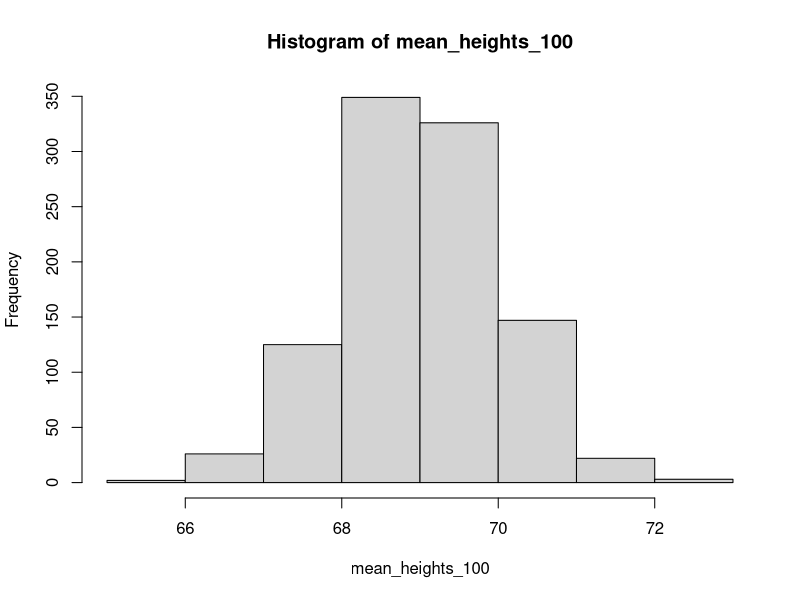
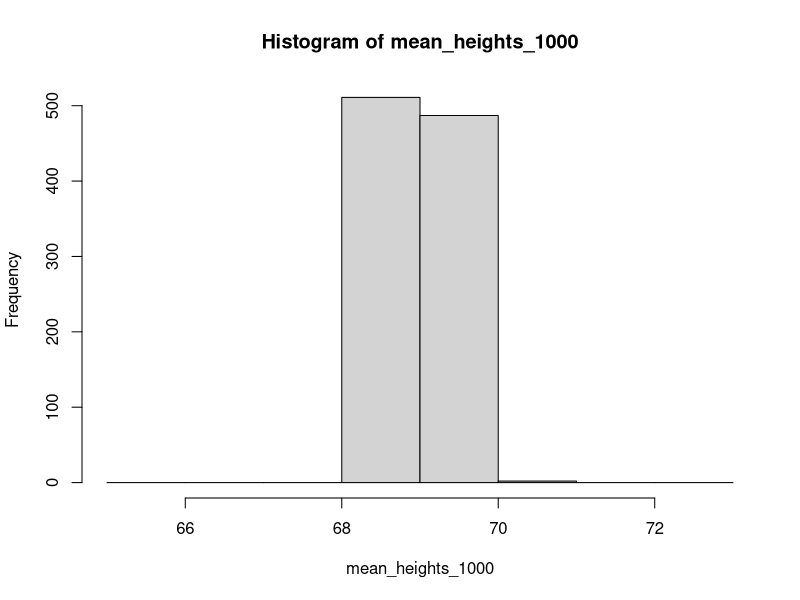
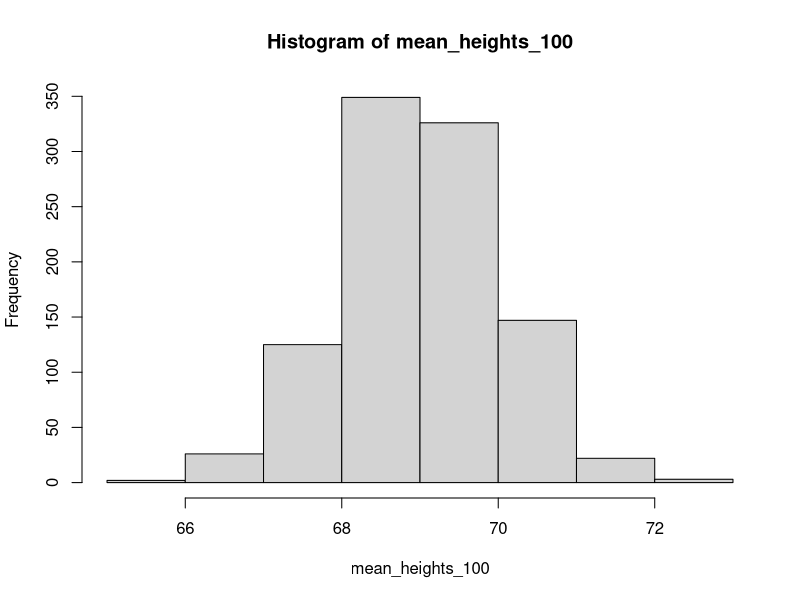
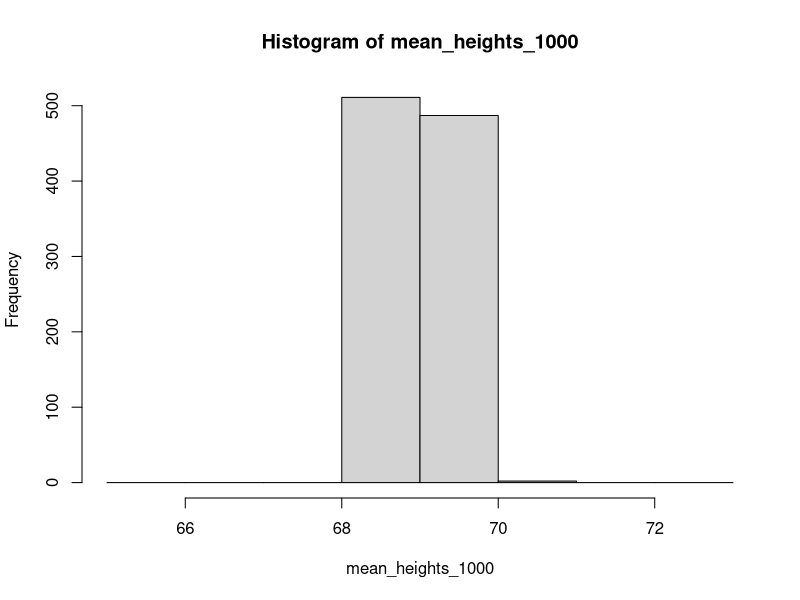
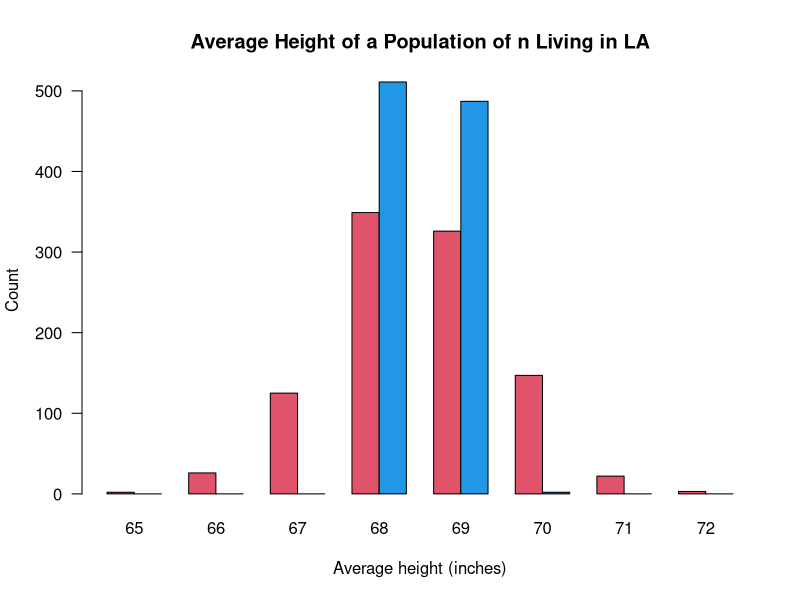

Source code (R) for these figures, in order:
#Plotting and genetic variation data analysis exercises, Assignment 1

#Questions 1,2,3
get_heights <- function(x){
  heights <- rnorm(x, mean=69, sd=10)
  return(mean(heights))}
#we are creating a function called get_heights, which will draw x samples (100 or 1000)
#these samples will come from the normal distribution "heights", with the set mean and stdev
#our funtion will return the mean of these x # of heights

#Question 4
mean_heights_100 <- seq(from=1, to=1000)

for(i in 1:1000){
  mean_heights_100[i] <- get_heights(100)
}

#Question 5
mean_heights_1000 <- seq(from=1, to=1000)
for(i in 1:1000){
  mean_heights_1000[i] <- get_heights(1000)
}

#Question 6
bins <- seq(from=65, to=73, by=1)
hist(mean_heights_100, breaks=bins)$breaks
hist(mean_heights_1000, breaks=bins)$breaks

counts_100 <- hist(mean_heights_100, breaks=bins)$counts
counts_1000 <-hist(mean_heights_1000, breaks=bins)$counts

windows()
barplot(rbind(counts_100, counts_1000),
        col=c(2,4), beside=TRUE, names.arg=seq(from=65, to=72, by=1),
        xlab="Average height (inches)", ylab="Count", main= "Average Height of a Population of n Living in LA",
        las=1)
